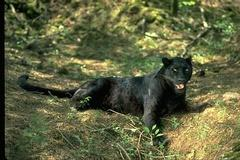
//> input picture segmentation/Ncut_9/jpg_images/1.jpg, 240 x 160 px
$ ./gcr segmentation/Ncut_9/jpg_images/1.jpg   (built with g++ and OpenCV 4)
//> lines starting //> are read from the running program, lines starting //| are printed output that depends on the picture; after the words box and inside, x2 and y2 are one past the last pixel; in counts of white or black regions, pixels touching at a corner belong together
#include <opencv2/opencv.hpp>
#include <iostream>

using namespace cv;
using namespace std;

int main(int argc, char ** argv)
{
// Open another image
Mat image,background;
image= cv::imread(argv[1]);
//> image is the input picture: 160 rows x 240 cols, CV_8UC3; mean B, G, R 64.7, 99.6, 96.3

Mat image2 = image.clone();

// define bounding rectangle
cv::Rect rectangle(30,30,image.cols -60,image.rows-60);
//> rectangle = Rect(30, 30, 180, 100)

cv::Mat result; // segmentation result (4 possible values)
cv::Mat bgModel,fgModel; // the models (internally used)

// GrabCut segmentation
cv::grabCut(image,    // input image
            result,   // segmentation result
            rectangle,// rectangle containing foreground
            bgModel,fgModel, // models
            5,        // number of iterations
            cv::GC_INIT_WITH_RECT); // use rectangle
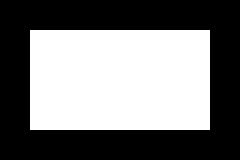
//> result: 160 rows x 240 cols, CV_8UC1; values 0 (black) and 2 (white), 46.9% white; 1 white region, box (x1, y1, x2, y2) and area: (30, 30, 210, 130) 18000
//> bgModel = 65 values, max 597.3 at index 29, min 0.122 at index 1, mean 165.4; fgModel = 65 values, max 603.1 at index 28, min 0 at index 0, mean 150.4
cout << "ok here" <<endl;
// Get the pixels marked as likely foreground
cv::compare(result,cv::GC_PR_FGD,result,cv::CMP_EQ);
//> result: 160 rows x 240 cols, CV_8UC1; every value is 0

// Generate output image
cv::Mat foreground(image.size(),CV_8UC3,cv::Scalar(255,255,255));
//cv::Mat background(image.size(),CV_8UC3,cv::Scalar(255,255,255));
image.copyTo(foreground,result); // bg pixels not copied
image.copyTo(background,~result); // bg pixels copied


// draw rectangle on original image
cv::rectangle(image, rectangle, cv::Scalar(255,255,255),1);
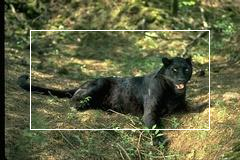
//> image: 160 rows x 240 cols, CV_8UC3; 1.45% of pixels changed, all inside (x1, y1, x2, y2) = (30, 30, 210, 130)
cv::Mat binaryImage = Mat::zeros(background.rows, background.cols, CV_8UC3);

for (int i=0; i<background.rows; ++i){
    for (int j=0; j<background.cols; ++j){
        // choose pixels that are certainly or likely background
        if (background.at<uchar>(i,j) == GC_BGD || background.at<uchar>(i,j) == GC_BGD){
            binaryImage.at<uchar>(i,j) = 255;
        }
    }
}
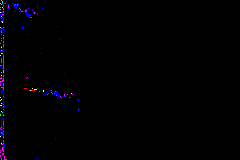
//> binaryImage: 160 rows x 240 cols, CV_8UC3; mean B, G, R 3, 0.3, 1.3
imwrite("img_1.jpg",image);

imwrite("Foregroundr.jpg",foreground);
//Mat background = image2 - foreground;
imwrite("Backgroundr.jpg",background);
imshow("dsp",binaryImage);
return 0;
}

$ run again, on segmentation/Ncut_9/jpg_images/3.jpg
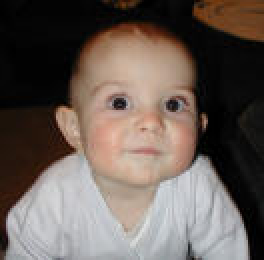
//> input picture segmentation/Ncut_9/jpg_images/3.jpg, 132 x 130 px (shown 2 times larger)
//> image is the input picture: 130 rows x 132 cols, CV_8UC3; mean B, G, R 87.2, 93.9, 105.6
//> bgModel = 65 values, max 682.2 at index 46, min 0.104 at index 2, mean 192.4; fgModel = 65 values, max 475.1 at index 37, min 0.0177 at index 4, mean 153.5
//> `cv::compare(result,cv::GC_PR_FGD,result,cv::CMP_EQ);`:
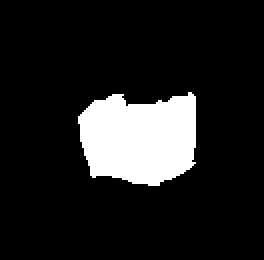
//> result: 130 rows x 132 cols, CV_8UC1 (shown 2 times larger); 12.9% white; 1 white region, box (x1, y1, x2, y2) and area: (39, 46, 98, 93) 2207
//> image: 130 rows x 132 cols, CV_8UC3; 1.63% of pixels changed, all inside (x1, y1, x2, y2) = (30, 30, 102, 100)
//> after the loop `for (int i=0; i<background.rows; ++i)`:
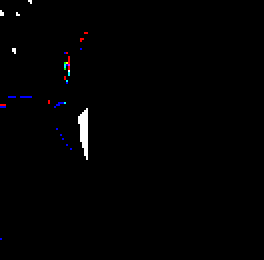
//> binaryImage: 130 rows x 132 cols, CV_8UC3 (shown 2 times larger); mean B, G, R 2.1, 1.6, 1.8
